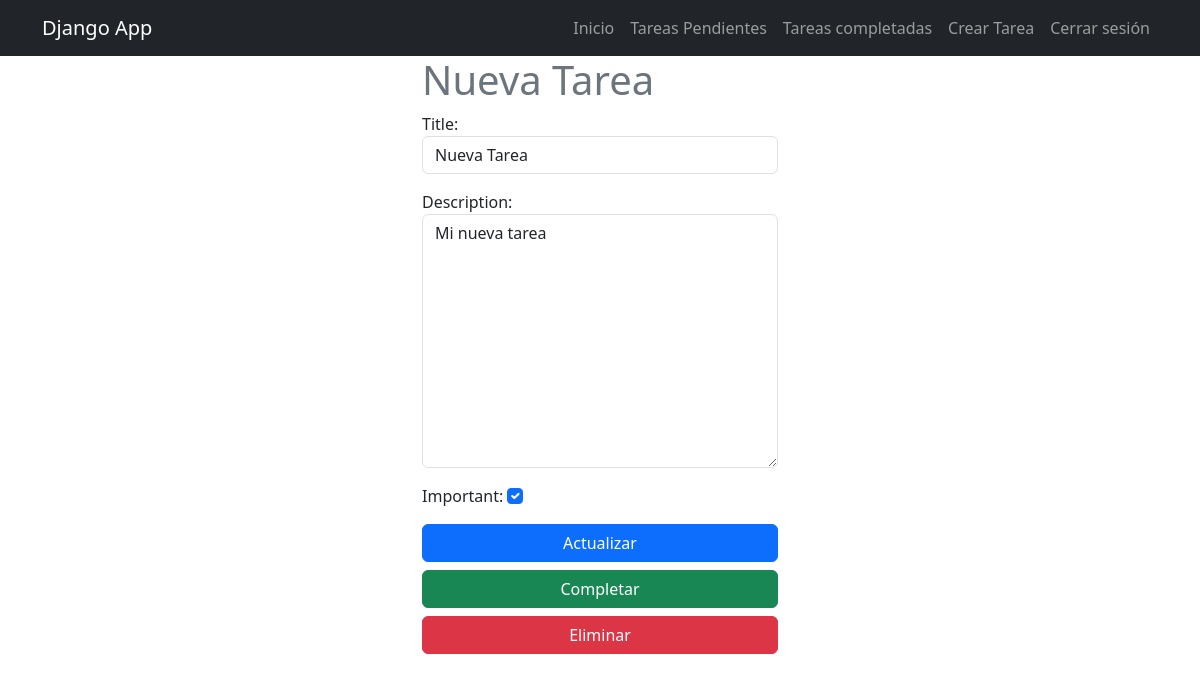
The page /tasks/7/ (signed in) on the database its author committed.
### task/models.py (models this page shows, shortened)
class Task(models.Model):
    title = models.CharField(max_length=100)
    description = models.TextField(blank=False)
    created = models.DateTimeField(auto_now_add=True)
    datecompleted = models.DateTimeField(null=True, blank=True)
    important = models.BooleanField(default=False)
    user = models.ForeignKey(User, on_delete=models.CASCADE)

### task/views.py (the view, shortened to what this page needs)
# urls.py: path('tasks/<int:task_id>/', views.task_detail, name="task_detail"),
@login_required
def task_detail(request, task_id):
    if request.method == 'GET':
        task = get_object_or_404(Task, pk=task_id,user = request.user)
        form = TaskForm(instance=task)
        return render(request, 'task_detail.html', {
            'task': task,
            'form': form})

### task/forms.py
class TaskForm(forms.ModelForm):
    class Meta:
        model = Task
        fields = ['title', 'description', 'important']
        widgets = {
            'title': forms.TextInput(attrs={'class': 'form-control', 'placeholder': 'Nombre de la tarea'}),
            'description': forms.Textarea(attrs={'class': 'form-control', 'placeholder': 'Descripción de la tarea'}),
            'important': forms.CheckboxInput(attrs={'class': 'form-check-input'}),
        }

### task/templates/task_detail.html (shortened to what this page needs)
{% extends 'base.html' %}
{% block content %}
    <main class="container">
        <div class="row">
            <div class="col-md-4 offset-md-4">
                <h1 class="text-secondary">{{task.title}}</h1>
                <div>
                    <form action="" method="POST">
                        {{ form.as_p }}
                        <div class="d-grid gap-2 mt-2">
                            <button class="btn btn-primary">
                                Actualizar
                            </button>
                        </div>
                    </form>
                    <form action="{% url 'complete_task' task.id %}" method="POST">
                        <div class="d-grid gap-2 mt-2">
                            <button class="btn btn-success">
                                Completar
                            </button>
                        </div>
                    </form>
                    <form action="{% url 'delete_task' task.id %}" method="POST">
                        <div class="d-grid gap-2 mt-2">
                            <button class="btn btn-danger">
                                Eliminar
                            </button>
                        </div>
                    </form>
                </div>
            </div>
        </div>
    </main>
{% endblock %}

### rows shown on the page
Task: title "Nueva Tarea", description "Mi nueva tarea", important "☑"
